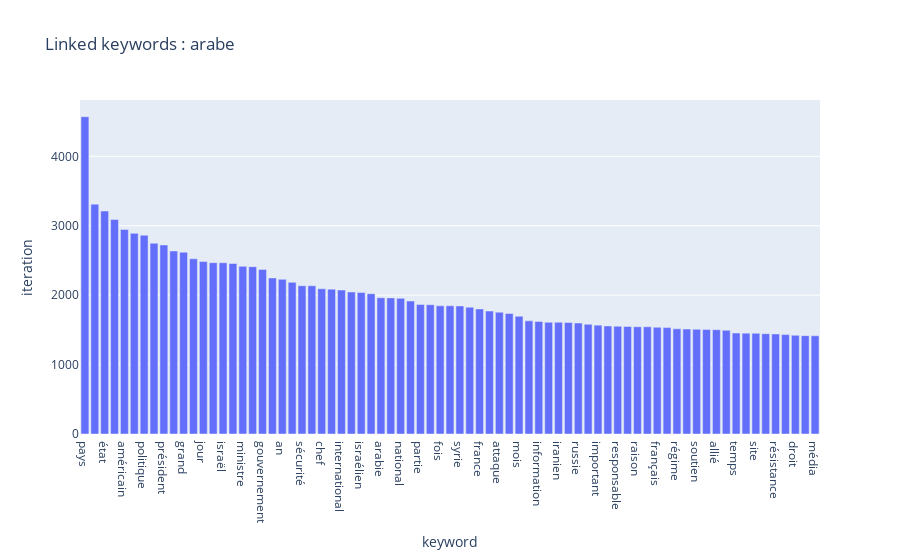
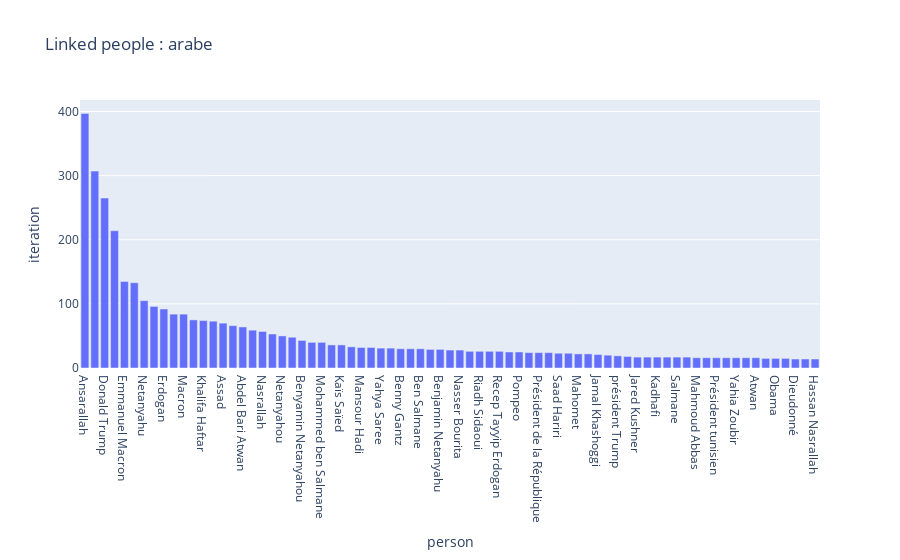
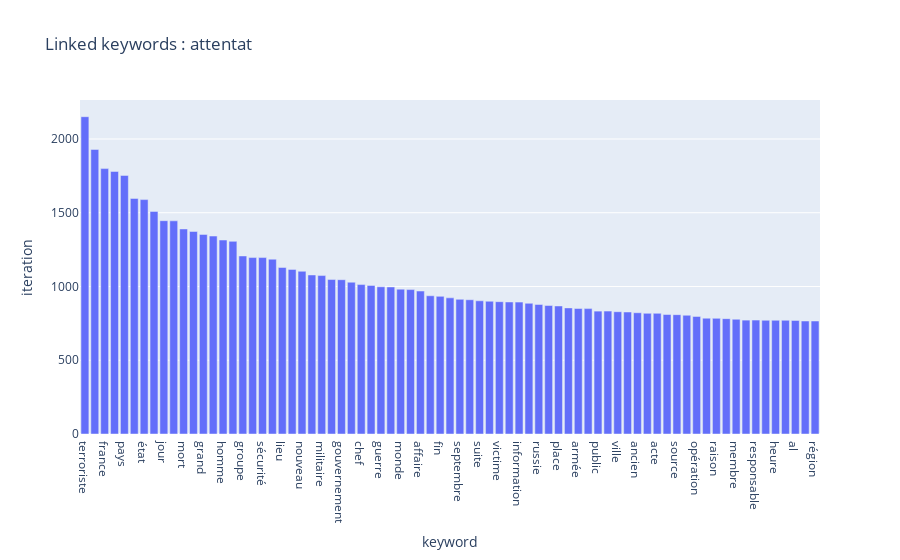
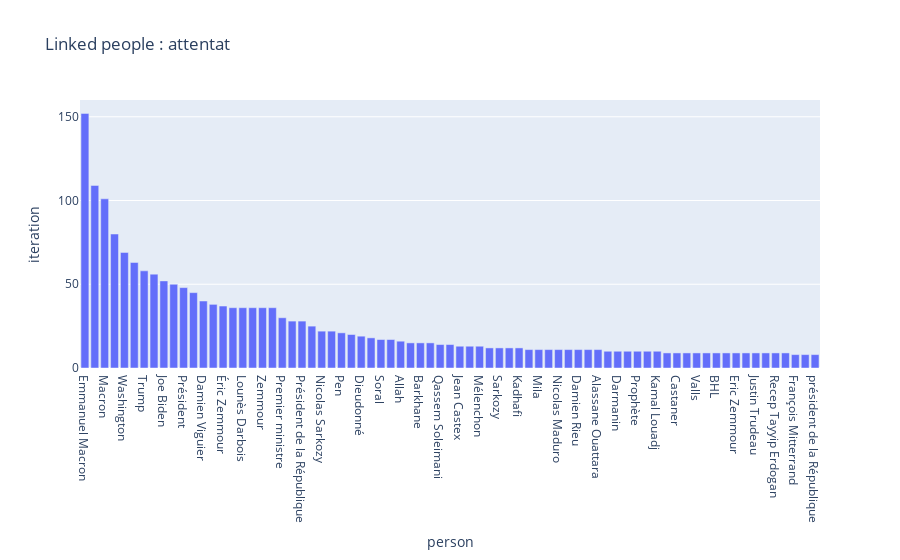

Here is the notebook cell these charts were saved with, in order:
### Markdown cell above
### Test sur d'autres mot-clés

On peut faire une liste de mots-clés et faire des analyses sur notre corpus.

### Code cell
pickedKeywords = ["arabe", "attentat", "guerre", "complot"]

pickedLimit = 75

for pickedKw in pickedKeywords:
    showLinkedKws(allDataCorpus, pickedKw, pickedLimit)
    showLinkedPeople(allDataCorpus, pickedKw, pickedLimit)

### Figure 1 — Plotly figure (JSON) as saved in the notebook; plotly's stock layout.template omitted (floating-point values rounded to 4 significant figures)
{"data": [{"alignmentgroup": "True", "hovertemplate": "keyword=%{x}<br>iteration=%{y}<extra></extra>", "legendgroup": "", "marker": {"color": "#636efa", "pattern": {"shape": ""}}, "name": "", "offsetgroup": "", "orientation": "v", "showlegend": false, "textposition": "auto", "type": "bar", "x": ["pays", "dernier", "état", "militaire", "américain", "force", "politique", "guerre", "président", "région", "grand", "al", "jour", "émirat", "israël", "armée", "ministre", "nouveau", "gouvernement", "étranger", "an", "monde", "sécurité", "affaire", "chef", "iran", "international", "année", "israélien", "accord", "arabie", "général", "national", "question", "partie", "part", "fois", "face", "syrie", "fin", "france", "source", "attaque", "relation", "mois", "base", "information", "lieu", "iranien", "territoire", "russie", "groupe", "important", "situation", "responsable", "point", "raison", "presse", "français", "opération", "régime", "position", "soutien", "défense", "allié", "sud", "temps", "semaine", "site", "ville", "résistance", "terroriste", "droit", "plan", "média"], "xaxis": "x", "y": [4571, 3311, 3212, 3089, 2946, 2891, 2863, 2748, 2724, 2637, 2619, 2524, 2484, 2468, 2467, 2456, 2415, 2411, 2371, 2248, 2228, 2185, 2136, 2136, 2092, 2087, 2074, 2046, 2038, 2021, 1962, 1961, 1954, 1916, 1866, 1863, 1847, 1847, 1845, 1827, 1802, 1771, 1755, 1736, 1696, 1630, 1622, 1610, 1610, 1607, 1599, 1581, 1568, 1557, 1552, 1549, 1545, 1545, 1537, 1533, 1515, 1512, 1509, 1507, 1503, 1494, 1454, 1452, 1451, 1445, 1441, 1432, 1422, 1417, 1415], "yaxis": "y"}], "layout": {"barmode": "relative", "legend": {"tracegroupgap": 0}, "title": {"text": "Linked keywords : arabe"}, "xaxis": {"anchor": "y", "domain": [0, 1], "title": {"text": "keyword"}}, "yaxis": {"anchor": "x", "domain": [0, 1], "title": {"text": "iteration"}}}}

### Figure 2 — Plotly figure (JSON) as saved in the notebook; plotly's stock layout.template omitted (floating-point values rounded to 4 significant figures)
{"data": [{"alignmentgroup": "True", "hovertemplate": "person=%{x}<br>iteration=%{y}<extra></extra>", "legendgroup": "", "marker": {"color": "#636efa", "pattern": {"shape": ""}}, "name": "", "offsetgroup": "", "orientation": "v", "showlegend": false, "textposition": "auto", "type": "bar", "x": ["Ansarallah", "Trump", "Donald Trump", "Washington", "Emmanuel Macron", "Biden", "Netanyahu", "Haftar", "Erdogan", "Joe Biden", "Macron", "Poutine", "Khalifa Haftar", "Président", "Assad", "Premier ministre", "Abdel Bari Atwan", "Vladimir Poutine", "Nasrallah", "maréchal Haftar", "Netanyahou", "Mike Pompeo", "Benyamin Netanyahou", "Zemmour", "Mohammed ben Salmane", "Éric Zemmour", "Kaïs Saïed", "Mohammed VI", "Mansour Hadi", "Seyyed Hassan Nasrallah", "Yahya Saree", "Kamal Louadj", "Benny Gantz", "Qassem Soleimani", "Ben Salmane", "Naftali Bennett", "Benjamin Netanyahu", "John Bolton", "Nasser Bourita", "MBS", "Riadh Sidaoui", "Bouteflika", "Recep Tayyip Erdogan", "César", "Pompeo", "Sergueï Lavrov", "Président de la République", "Abdelmadjid Tebboune", "Saad Hariri", "Allah", "Mahomet", "Barkhane", "Jamal Khashoggi", "Bolton", "président Trump", "Lavrov", "Jared Kushner", "Michel Aoun", "Kadhafi", "Juan Guaido", "Salmane", "Hadi", "Mahmoud Abbas", "Mouammar Kadhafi", "Président tunisien", "Jean-Yves Le Drian", "Yahia Zoubir", "Bloomberg", "Atwan", "Thierry Meyssan", "Obama", "Ben Zayed", "Dieudonné", "Soleimani", "Hassan Nasrallah"], "xaxis": "x", "y": [397, 307, 265, 214, 135, 133, 105, 96, 92, 84, 84, 75, 74, 73, 70, 66, 64, 59, 57, 53, 50, 48, 43, 40, 40, 36, 36, 33, 32, 32, 31, 31, 30, 30, 30, 29, 29, 28, 28, 26, 26, 26, 26, 25, 25, 24, 24, 24, 23, 23, 22, 22, 21, 20, 19, 18, 17, 17, 17, 17, 17, 17, 16, 16, 16, 16, 16, 16, 16, 15, 15, 15, 14, 14, 14], "yaxis": "y"}], "layout": {"barmode": "relative", "legend": {"tracegroupgap": 0}, "title": {"text": "Linked people : arabe"}, "xaxis": {"anchor": "y", "domain": [0, 1], "title": {"text": "person"}}, "yaxis": {"anchor": "x", "domain": [0, 1], "title": {"text": "iteration"}}}}

### Figure 3 — Plotly figure (JSON) as saved in the notebook; plotly's stock layout.template omitted (floating-point values rounded to 4 significant figures)
{"data": [{"alignmentgroup": "True", "hovertemplate": "keyword=%{x}<br>iteration=%{y}<extra></extra>", "legendgroup": "", "marker": {"color": "#636efa", "pattern": {"shape": ""}}, "name": "", "offsetgroup": "", "orientation": "v", "showlegend": false, "textposition": "auto", "type": "bar", "x": ["terroriste", "an", "france", "dernier", "pays", "attaque", "état", "français", "jour", "personne", "mort", "force", "grand", "président", "homme", "politique", "groupe", "année", "sécurité", "national", "lieu", "ministre", "nouveau", "américain", "militaire", "police", "gouvernement", "pari", "chef", "fois", "guerre", "organisation", "monde", "service", "affaire", "mois", "fin", "question", "septembre", "terrorisme", "suite", "général", "victime", "octobre", "information", "novembre", "russie", "face", "place", "part", "armée", "étranger", "public", "partie", "ville", "intérieur", "ancien", "temps", "acte", "autorité", "source", "média", "opération", "point", "raison", "janvier", "membre", "droit", "responsable", "vie", "heure", "arme", "al", "auteur", "région"], "xaxis": "x", "y": [2151, 1929, 1799, 1780, 1753, 1597, 1589, 1509, 1446, 1445, 1390, 1373, 1353, 1342, 1315, 1306, 1207, 1196, 1196, 1185, 1129, 1116, 1103, 1078, 1074, 1047, 1046, 1029, 1013, 1007, 998, 997, 982, 979, 969, 937, 933, 923, 913, 910, 903, 900, 897, 895, 894, 886, 878, 871, 868, 855, 851, 850, 833, 833, 829, 827, 822, 818, 818, 810, 809, 805, 797, 785, 784, 782, 778, 772, 772, 771, 771, 771, 770, 766, 766], "yaxis": "y"}], "layout": {"barmode": "relative", "legend": {"tracegroupgap": 0}, "title": {"text": "Linked keywords : attentat"}, "xaxis": {"anchor": "y", "domain": [0, 1], "title": {"text": "keyword"}}, "yaxis": {"anchor": "x", "domain": [0, 1], "title": {"text": "iteration"}}}}

### Figure 4 — Plotly figure (JSON) as saved in the notebook; plotly's stock layout.template omitted (floating-point values rounded to 4 significant figures)
{"data": [{"alignmentgroup": "True", "hovertemplate": "person=%{x}<br>iteration=%{y}<extra></extra>", "legendgroup": "", "marker": {"color": "#636efa", "pattern": {"shape": ""}}, "name": "", "offsetgroup": "", "orientation": "v", "showlegend": false, "textposition": "auto", "type": "bar", "x": ["Emmanuel Macron", "Samuel Paty", "Macron", "Donald Trump", "Washington", "Mahomet", "Trump", "Alain Soral", "Joe Biden", "Gérald Darmanin", "Président", "Jean-Luc Mélenchon", "Damien Viguier", "Xavier Poussard", "Éric Zemmour", "Louis-Ferdinand Céline", "Lounès Darbois", "François Belliot", "Zemmour", "Biden", "Premier ministre", "Christophe Castaner", "Président de la République", "François Hollande", "Nicolas Sarkozy", "Salah Abdeslam", "Pen", "Vladimir Poutine", "Dieudonné", "Erdogan", "Soral", "Poutine", "Allah", "Christian Estrosi", "Barkhane", "Mickaël Harpon", "Qassem Soleimani", "Ansarallah", "Jean Castex", "Manuel Valls", "Mélenchon", "Charlie", "Sarkozy", "Oussama ben Laden", "Kadhafi", "Jacques Chirac", "Mila", "Marlène Schiappa", "Nicolas Maduro", "Mike Pompeo", "Damien Rieu", "Mohsen Fakhrizadeh", "Alassane Ouattara", "Jean-Michel Blanquer", "Darmanin", "Notre-Dame", "Prophète", "Bilal Hassani", "Kamal Louadj", "président Trump", "Castaner", "Zineb El Rhazoui", "Valls", "George W. Bush", "BHL", "Angela Merkel", "Eric Zemmour", "Yassine Belattar", "Justin Trudeau", "Daech*.", "Recep Tayyip Erdogan", "Fakhrizadeh", "François Mitterrand", "Bush", "président de la République"], "xaxis": "x", "y": [152, 109, 101, 80, 69, 63, 58, 56, 52, 50, 48, 45, 40, 38, 37, 36, 36, 36, 36, 36, 30, 28, 28, 25, 22, 22, 21, 20, 19, 18, 17, 17, 16, 15, 15, 15, 14, 14, 13, 13, 13, 12, 12, 12, 12, 11, 11, 11, 11, 11, 11, 11, 11, 10, 10, 10, 10, 10, 10, 9, 9, 9, 9, 9, 9, 9, 9, 9, 9, 9, 9, 9, 8, 8, 8], "yaxis": "y"}], "layout": {"barmode": "relative", "legend": {"tracegroupgap": 0}, "title": {"text": "Linked people : attentat"}, "xaxis": {"anchor": "y", "domain": [0, 1], "title": {"text": "person"}}, "yaxis": {"anchor": "x", "domain": [0, 1], "title": {"text": "iteration"}}}}
